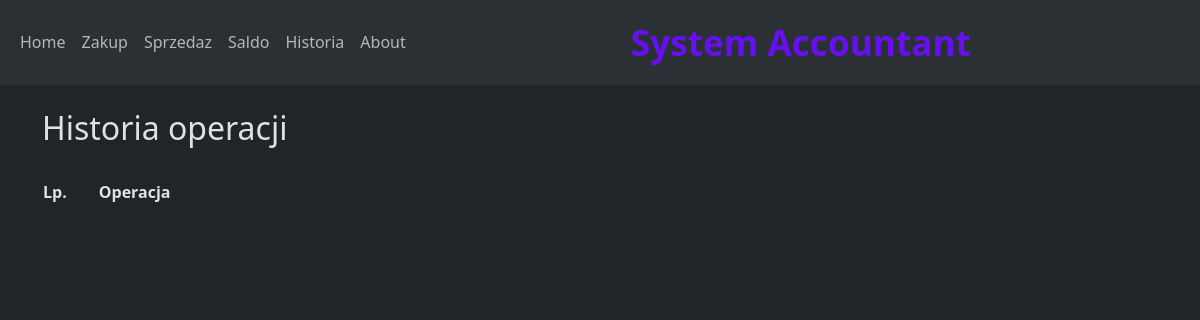
The page /historia on the database as committed earlier.
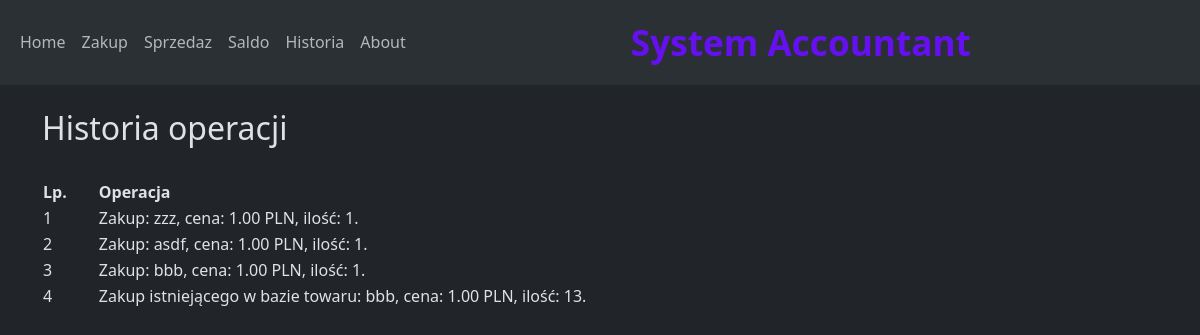
The same page on the database as committed later.
### app.py (models this page shows)
class History(db.Model):
    id = db.Column(db.Integer, primary_key=True)
    event = db.Column(db.String)
    when = db.Column(db.DateTime, server_default=func.now())
    inventory_id = db.Column(db.Integer , ForeignKey('inventory.id'))
    inventory = relationship('Inventory' , back_populates = 'historia')
    event_type_id = db.Column(db.Integer , ForeignKey('event_type.id'))
    event_type = relationship('EventType')

### app.py (the view)
@app.route('/historia')
def historia():
    przeglad_historia = History.query.all()
    return render_template('historia.html', history=przeglad_historia)

### templates/historia.html (shortened to what this page needs)
{% extends "base.html" %}
{% block content %}
        <h2>Historia operacji</h2>
      <br>
      <table style="width:100%">
    <tr>
        <th style="width:5%">Lp.</th>
        <th style="width:95%">Operacja</th>
    </tr>
                  {% for element in history %}
    <tr>
        <td style="text-align:left;" scope="row"> {{ loop.index }} </td>
        <td style="text-align:left;"> {{ element.event }} </td>
    </tr>
                  {% endfor %}
</table>
<br>
<br>
{% endblock %}

### templates/base.html (shortened to what this page needs)
<!doctype html>
<html lang="en" data-bs-theme="dark">
  <head>
    <link href="https://cdn.jsdelivr.net/npm/bootstrap@5.3.2/dist/css/bootstrap.min.css" rel="stylesheet">
  </head>
  <body>
    {% include "menu.html" %}
    <div class="container">
    {% block content %}    {% endblock %}
  </div>
  </body>
</html>

### templates/menu.html (shortened to what this page needs)
<nav class="navbar navbar-expand-lg bg-body-tertiary">
  <div class="container-fluid">
    <div class="collapse navbar-collapse" id="navbarNavAltMarkup">
      <div class="navbar-nav mr-auto">
        <a class="nav-link" href="{{ url_for('index') }}">Home</a>
        <a class="nav-link" href="{{ url_for('zakup') }}">Zakup</a>
        <a class="nav-link" href="{{ url_for('sprzedaz') }}">Sprzedaz</a>
        <a class="nav-link" href="{{ url_for('saldo') }}">Saldo</a>
        <a class="nav-link" href="{{ url_for('historia') }}">Historia</a>
        <a class="nav-link" href="{{ url_for('about') }}">About</a>
      </div>
      <div class="navbar-text mx-auto my-2 my-lg-0" style=" font-size: 2.2em; font-weight: bold; color: #6610f2;">
        System Accountant
      </div>
    </div>
  </div>
</nav>
<br>

Rows that differ between the two databases and show on the page:
added History: event "Zakup: zzz, cena: 1.00 PLN, ilość: 1."
added History: event "Zakup: asdf, cena: 1.00 PLN, ilość: 1."
added History: event "Zakup: bbb, cena: 1.00 PLN, ilość: 1."
added History: event "Zakup istniejącego w bazie towaru: bbb, cena: 1.00 PLN, ilość: 13."
